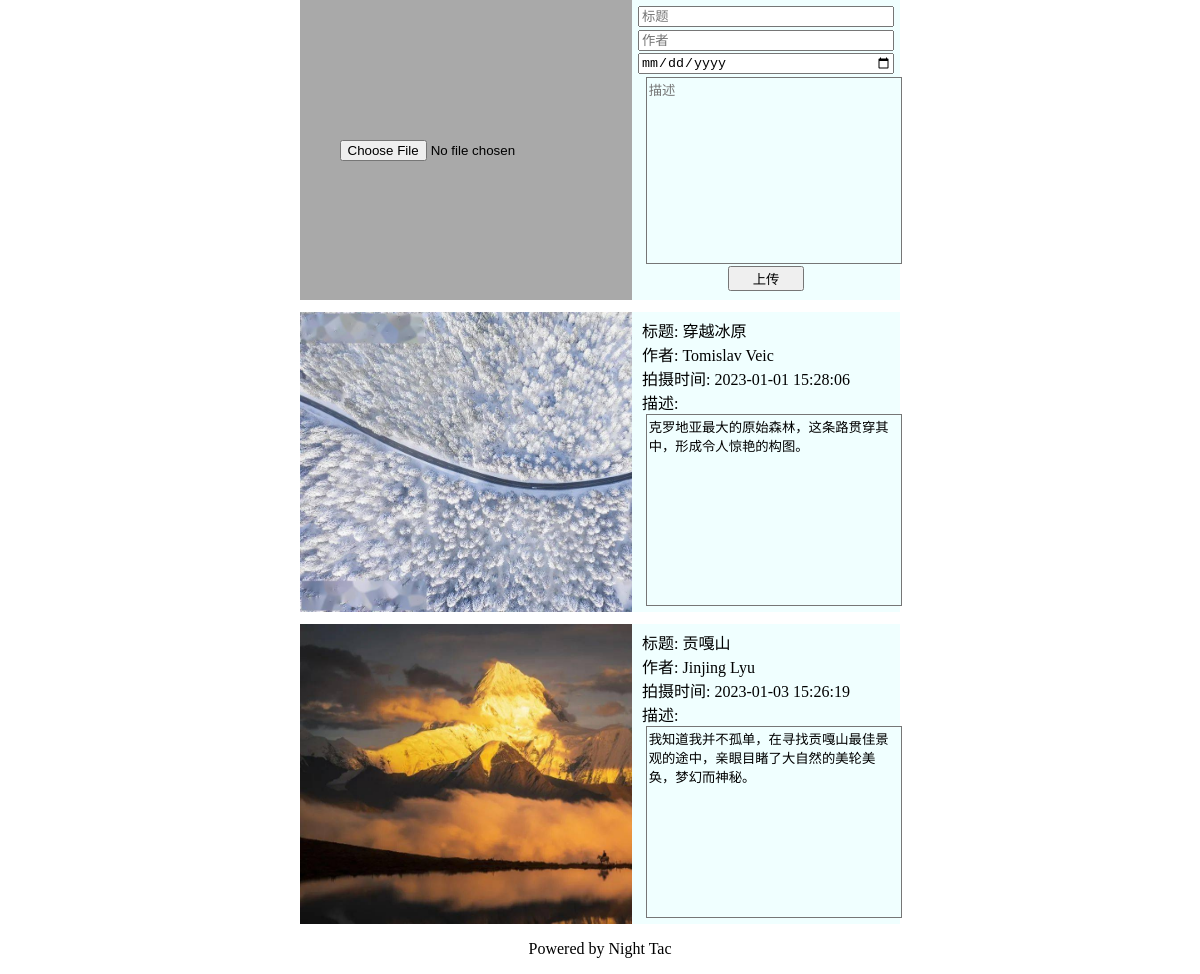
The page / on the database its author committed.
### tables this page shows
CREATE TABLE `img`  (
  `id` int(11) NOT NULL AUTO_INCREMENT,
  `name` varchar(255) NULL DEFAULT NULL,
  `title` varchar(255) NULL DEFAULT NULL,
  `author` varchar(255) NULL DEFAULT NULL,
  `time` datetime NULL DEFAULT NULL,
  `description` varchar(255) NULL DEFAULT NULL,
  PRIMARY KEY (`id`) USING BTREE
);

### index.php (the view, shortened to what this page needs)
<!DOCTYPE html>
<html>
<head>
</head>
<body>
<div class="photo">
    <div class="upload">
        <form action="upload.php" method="POST" enctype="multipart/form-data">
            <input type="file" name="file">
    </div>
    <div class="description">
        <input name="title" type="text" placeholder="标题">
        <input name="author" type="text" placeholder="作者">
        <input name="time" type="date">
        <textarea name="description" placeholder="描述"></textarea>
        <center>
            <input class="button" type="submit" value="上传">
        </center>
    </div>
</div>
<?php
include 'conn.php';
$sql = 'select * from img';
$result = $conn->query($sql);
while($row = $result->fetch_assoc()) {
    $name = htmlspecialchars($row['name']);
    $title = htmlspecialchars($row['title']);
    $author = htmlspecialchars($row['author']);
    $time = htmlspecialchars($row['time']);
    $description = htmlspecialchars($row['description']);
    echo <<<EOF
<div class="photo">
    <div class="img" style="background-image: url('$name')"></div>
    <div class="description">
        &nbsp;标题:&nbsp;$title<br>
        &nbsp;作者:&nbsp;$author<br>
        &nbsp;拍摄时间:&nbsp;$time<br>
        &nbsp;描述:<br>
        <textarea readonly="readonly">$description</textarea>
    </div>
</div>
EOF;
}
?>
<center>
    <p>Powered by Night Tac</p>
</center>
</body>
</html>

### index.php (style rules this page uses)
body { width: 100%; height: 100%; margin: 0; }
.photo { display: flex; width: 50%; height: 300px; margin-bottom: 1%; background-color: darkgray; margin-left: auto; margin-right: auto; }
.photo .upload { display: flex; align-items: center; justify-content: center; width: 60%; height: 100%; background-size: cover; }
.photo .img { width: 60%; height: 100%; background-size: cover; }
.photo .description { display: flex; flex-grow: 1; flex-direction: column; background-color: azure; padding: 1%; }
.photo .description input { margin-bottom: 1%; }
.photo .description textarea { resize: None; width: 250px; height: 200px; margin-left: 3%; background-color: azure; }
.photo .description .button { width: 30%; margin-top: 1%; }

### rows shown on the page
img: name (picture), title "穿越冰原", author "Tomislav Veic", time "2023-01-01 15:28:06", description "克罗地亚最大的原始森林，这条路贯穿其中，形成令人惊艳的构图。"
img: name (picture), title "贡嘎山", author "Jinjing Lyu", time "2023-01-03 15:26:19", description "我知道我并不孤单，在寻找贡嘎山最佳景观的途中，亲眼目睹了大自然的美轮美奂，梦幻而神秘。"
